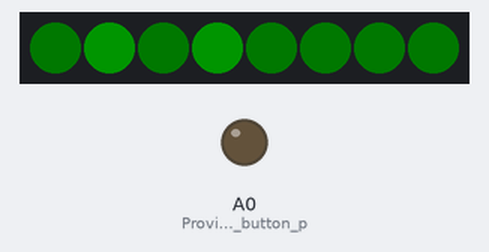
Simulated run of this sketch. Board: Arduino Uno, built with avr-gcc and run on an emulated ATmega328P. Parts: 8 RGB LEDs in strip order, left to right, output pins drawn as LEDs (lit = HIGH). Dim RGB values are drawn brighter than linear; the local clock reads 2024-03-15 10:24:30 at power-on unless the sketch sets it; what the sketch prints to the serial monitor is not drawn.

Above: at 0.5 s.
At 6.3 s:
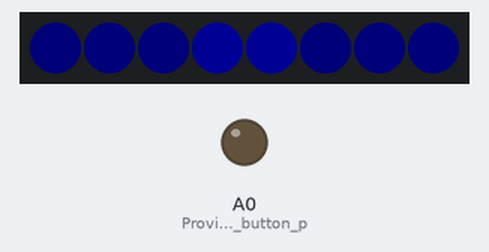
At 29.5 s:
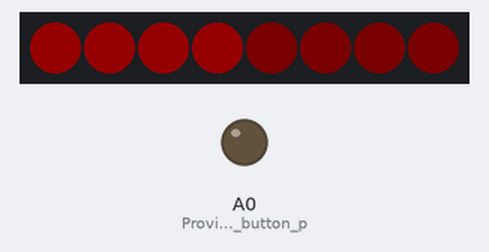
Timing chart, 0 to 36.8 s (numbered marks = the images above):
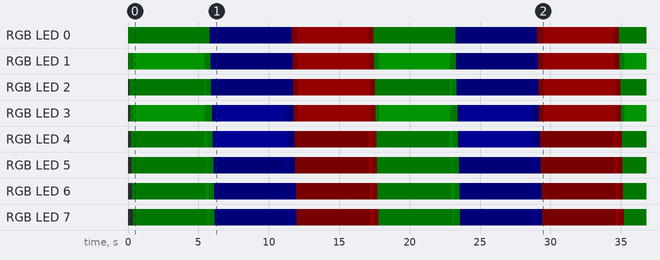

Measured:
- by itself, RGB LED 0: off → RGB(0, 2, 0) at 0.01 s, → RGB(0, 0, 2) 5.8 s later, → RGB(2, 0, 0) 5.8 s later, → RGB(20, 0, 0) 0.40 s later, … (11 changes in this stretch)
- by itself, RGB LED 1: repeats every 17.4 s: RGB(0, 20, 0) 5.1 s, RGB(0, 2, 0) 0.41 s, RGB(0, 0, 2) 5.8 s, RGB(2, 0, 0) 0.35 s, RGB(20, 0, 0) 5.1 s, RGB(2, 0, 0) 0.36 s, RGB(0, 2, 0) 0.35 s

The sketch:

BinaryClock.ino
```cpp
#include <Wire.h>
#include "RTClib.h"
#include <Adafruit_NeoPixel.h>

Adafruit_NeoPixel strip = Adafruit_NeoPixel(8, 6, NEO_GRB + NEO_KHZ800);

RTC_DS3231 rtc;

int screenDelay = 5000;

void setup() {

  Serial.begin(57600);

  Serial.println("1337 Clock Starting ....");
  strip.begin();
  strip.show();


  Serial.println("Pixels Loaded....");

  if (! rtc.begin()) {
     Serial.println("ERROR: Couldn't find RTC!");

    //Run error indicator forever
    bool on = 0;
     while (1){
         if(on){
          strip.setPixelColor(0, strip.Color(10,10,10));
          on=0;
         }else{
          strip.setPixelColor(0, strip.Color(0,10,0));
          on=1;
         }
         strip.show();
         delay(1000);
      };
  }

  Serial.println("RTC Found....");


  // make the pushbutton's pin an input:
  pinMode(A1, INPUT_PULLUP); //Turn on internal pull up for button
  pinMode(A0, OUTPUT); // Provide sink for button press
  digitalWrite(A0, LOW);

  Serial.println("1337 Clock ---> Good to Go!");
  Serial.println("The Current Time is:");
   DateTime now = rtc.now();
    Serial.print(now.hour(), DEC);
    Serial.print(':');
    Serial.print(now.minute(), DEC);
    Serial.print(':');
    Serial.print(now.second(), DEC);
    Serial.println();


}

void loop() {

  //Display Hours
  DateTime now = rtc.now();
  setScreen(now.hour(),strip.Color(0,20,0),strip.Color(0,2,0));

  //Display Minutes
  now = rtc.now();
  setScreen(now.minute(),strip.Color(0,0,20),strip.Color(0,0,2));

  //Display Day Of Month
  now = rtc.now();
  setScreen(now.day(),strip.Color(20,0,0),strip.Color(2,0,0));


}

void colorWipe(uint32_t c, uint8_t wait, bool dir) {
  if(dir){
  for(int i=0; i<strip.numPixels(); i++) {
    strip.setPixelColor(i, c);
    strip.show();
    delay(wait);
  }
  } else {
      for(int i=strip.numPixels(); i>=0; i--) {
    strip.setPixelColor(i, c);
    strip.show();
    delay(wait);
  }
  }

}

void setScreen(byte dispNum, uint32_t colHigh, uint32_t colLow){

  colorWipe(colLow, 50, 1);

  for(int i = 0; i<8; i++){
    bool state = bitRead(dispNum, i);

    if(state){
      strip.setPixelColor(i, colHigh);
    } else {
      strip.setPixelColor(i, colLow);
    }

  }

  strip.show();

  delay(screenDelay);


  //Wipe the display to the left
  for(int j = 0; j<8; j++){
    for(int i = 0; i<8; i++){
      bool state = bitRead(dispNum, i);

      if(state){
        strip.setPixelColor(i+j, colHigh);
      }
    }

    strip.show();
    delay(50);

    for(int i = 0; i<8; i++){
      strip.setPixelColor(i, colLow);
    }

  }
}
```
